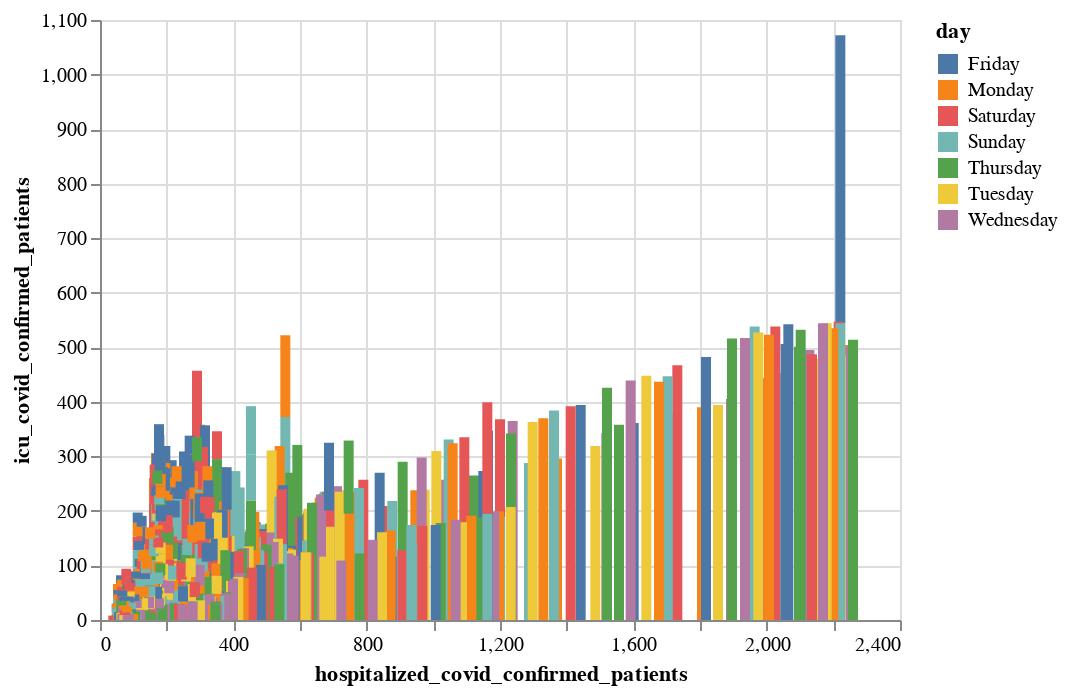

Source (notebook cell):
### Markdown cell above
* Visualize it using bar chart.(Name it as c2)

### Code cell
c2 = alt.Chart(df2).mark_bar().encode(
    x = "hospitalized_covid_confirmed_patients",
    y = "icu_covid_confirmed_patients",
    color = "day",
    tooltip = ["hospitalized_covid_confirmed_patients","icu_covid_confirmed_patients","day"]
)

c2

### Figure 1 — Vega-Lite specification as saved in the notebook (floating-point values rounded to 4 significant figures; data arrays with more than 128 entries replaced by an {"elided": "..."} marker saying what was removed)
{"config": {"view": {"continuousWidth": 400, "continuousHeight": 300}}, "data": {"name": "data-8b549790e1a2810cc7b77df33b69a7d5"}, "mark": "bar", "encoding": {"color": {"field": "day", "type": "nominal"}, "tooltip": [{"field": "hospitalized_covid_confirmed_patients", "type": "quantitative"}, {"field": "icu_covid_confirmed_patients", "type": "quantitative"}, {"field": "day", "type": "nominal"}], "x": {"field": "hospitalized_covid_confirmed_patients", "type": "quantitative"}, "y": {"field": "icu_covid_confirmed_patients", "type": "quantitative"}}, "$schema": "https://vega.github.io/schema/vega-lite/v4.17.0.json", "datasets": {"data-8b549790e1a2810cc7b77df33b69a7d5": {"elided": "1115 records"}}}
